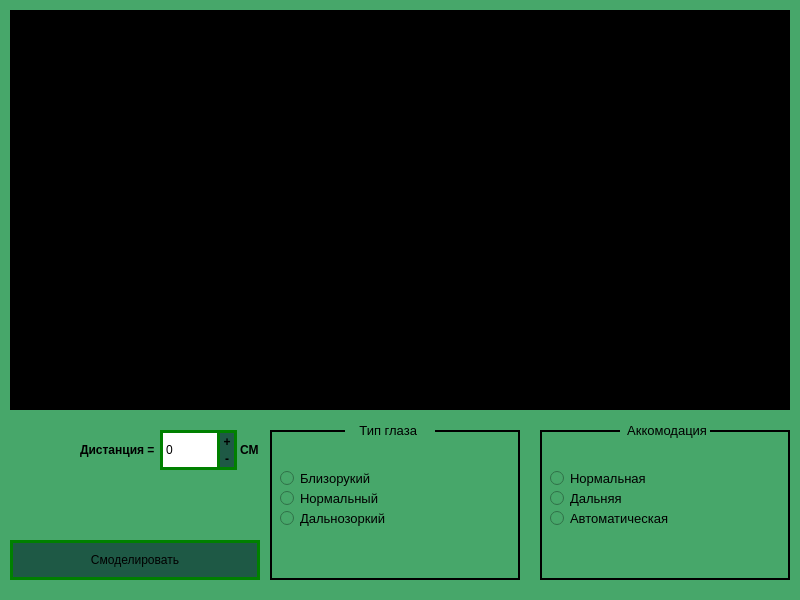
<?xml version="1.0" encoding="UTF-8"?>
<ui version="4.0">
 <class>MainWindow</class>
 <widget class="QMainWindow" name="MainWindow">
  <property name="geometry">
   <rect>
    <x>0</x>
    <y>0</y>
    <width>800</width>
    <height>600</height>
   </rect>
  </property>
  <property name="windowTitle">
   <string>Модель глаза</string>
  </property>
  <property name="styleSheet">
   <string notr="true">background-color: rgb(71, 167, 106);</string>
  </property>
  <widget class="QWidget" name="centralwidget">
   <widget class="QLabel" name="aye_field_bg">
    <property name="geometry">
     <rect>
      <x>10</x>
      <y>10</y>
      <width>780</width>
      <height>400</height>
     </rect>
    </property>
    <property name="styleSheet">
     <string notr="true">background-color: rgb(0, 0, 0);
border: 5px solid rgb(0,	128,	0);</string>
    </property>
    <property name="text">
     <string/>
    </property>
    <property name="pixmap">
     <pixmap>models/mod30.png</pixmap>
    </property>
   </widget>
   <widget class="QLabel" name="akk_bg">
    <property name="geometry">
     <rect>
      <x>540</x>
      <y>430</y>
      <width>250</width>
      <height>150</height>
     </rect>
    </property>
    <property name="styleSheet">
     <string notr="true">border:2px solid black;</string>
    </property>
    <property name="text">
     <string/>
    </property>
   </widget>
   <widget class="QLabel" name="aye_type_bg">
    <property name="geometry">
     <rect>
      <x>270</x>
      <y>430</y>
      <width>250</width>
      <height>150</height>
     </rect>
    </property>
    <property name="styleSheet">
     <string notr="true">border:2px solid black;</string>
    </property>
    <property name="text">
     <string/>
    </property>
   </widget>
   <widget class="QLabel" name="dist_val_lb">
    <property name="geometry">
     <rect>
      <x>160</x>
      <y>430</y>
      <width>60</width>
      <height>40</height>
     </rect>
    </property>
    <property name="styleSheet">
     <string notr="true">background-color: rgb(255, 255, 255);
border: 3px solid;
border-color: rgb(0, 128, 0);
border-right-color: rgb(255, 255, 255);</string>
    </property>
    <property name="text">
     <string>0</string>
    </property>
   </widget>
   <widget class="QPushButton" name="model_btn">
    <property name="geometry">
     <rect>
      <x>10</x>
      <y>540</y>
      <width>250</width>
      <height>40</height>
     </rect>
    </property>
    <property name="styleSheet">
     <string notr="true">QPushButton{
	background-color: rgb(30, 89, 69);
	border: 3px solid;
	border-color: rgb(0, 128, 0);
	}

QPushButton:hover{background-color: rgb(127, 255, 0);	}
</string>
    </property>
    <property name="text">
     <string>Смоделировать</string>
    </property>
   </widget>
   <widget class="QPushButton" name="pushButton_plus">
    <property name="geometry">
     <rect>
      <x>217</x>
      <y>430</y>
      <width>20</width>
      <height>20</height>
     </rect>
    </property>
    <property name="font">
     <font>
      <weight>75</weight>
      <bold>true</bold>
     </font>
    </property>
    <property name="styleSheet">
     <string notr="true">QPushButton{
	background-color: rgb(30, 89, 69);
	border: 3px solid;
	border-bottom: 2px;
	border-color: rgb(0, 128, 0);
	}

QPushButton:hover{background-color: rgb(127, 255, 0);}</string>
    </property>
    <property name="text">
     <string>+</string>
    </property>
   </widget>
   <widget class="QPushButton" name="pushButton_minus">
    <property name="geometry">
     <rect>
      <x>217</x>
      <y>450</y>
      <width>20</width>
      <height>20</height>
     </rect>
    </property>
    <property name="font">
     <font>
      <weight>75</weight>
      <bold>true</bold>
     </font>
    </property>
    <property name="styleSheet">
     <string notr="true">QPushButton{
	background-color: rgb(30, 89, 69);
	border: 3px solid;
	border-top: 2px;
	border-color: rgb(0, 128, 0);
	}

QPushButton:hover{background-color: rgb(127, 255, 0);}</string>
    </property>
    <property name="text">
     <string>-</string>
    </property>
   </widget>
   <widget class="QLabel" name="dist_lb">
    <property name="geometry">
     <rect>
      <x>80</x>
      <y>440</y>
      <width>80</width>
      <height>20</height>
     </rect>
    </property>
    <property name="font">
     <font>
      <weight>75</weight>
      <bold>true</bold>
     </font>
    </property>
    <property name="text">
     <string>Дистанция = </string>
    </property>
   </widget>
   <widget class="QLabel" name="sm_lb">
    <property name="geometry">
     <rect>
      <x>240</x>
      <y>442</y>
      <width>20</width>
      <height>15</height>
     </rect>
    </property>
    <property name="font">
     <font>
      <weight>75</weight>
      <bold>true</bold>
     </font>
    </property>
    <property name="text">
     <string>СМ</string>
    </property>
   </widget>
   <widget class="QLabel" name="type_lb">
    <property name="geometry">
     <rect>
      <x>345</x>
      <y>420</y>
      <width>90</width>
      <height>20</height>
     </rect>
    </property>
    <property name="font">
     <font>
      <pointsize>10</pointsize>
     </font>
    </property>
    <property name="text">
     <string>    Тип глаза</string>
    </property>
   </widget>
   <widget class="QLabel" name="akk_lb">
    <property name="geometry">
     <rect>
      <x>620</x>
      <y>420</y>
      <width>90</width>
      <height>20</height>
     </rect>
    </property>
    <property name="font">
     <font>
      <pointsize>10</pointsize>
     </font>
    </property>
    <property name="text">
     <string>  Аккомодация</string>
    </property>
   </widget>
   <widget class="QRadioButton" name="bliz_rbtn">
    <property name="geometry">
     <rect>
      <x>280</x>
      <y>470</y>
      <width>221</width>
      <height>17</height>
     </rect>
    </property>
    <property name="font">
     <font>
      <pointsize>10</pointsize>
     </font>
    </property>
    <property name="text">
     <string>Близорукий</string>
    </property>
   </widget>
   <widget class="QRadioButton" name="norm_rbtn">
    <property name="geometry">
     <rect>
      <x>280</x>
      <y>490</y>
      <width>221</width>
      <height>17</height>
     </rect>
    </property>
    <property name="font">
     <font>
      <pointsize>10</pointsize>
     </font>
    </property>
    <property name="text">
     <string>Нормальный</string>
    </property>
   </widget>
   <widget class="QRadioButton" name="far_rbtn">
    <property name="geometry">
     <rect>
      <x>280</x>
      <y>510</y>
      <width>221</width>
      <height>17</height>
     </rect>
    </property>
    <property name="font">
     <font>
      <pointsize>10</pointsize>
     </font>
    </property>
    <property name="text">
     <string>Дальнозоркий</string>
    </property>
   </widget>
   <widget class="QRadioButton" name="norm_akk_rbtn">
    <property name="geometry">
     <rect>
      <x>550</x>
      <y>470</y>
      <width>221</width>
      <height>17</height>
     </rect>
    </property>
    <property name="font">
     <font>
      <pointsize>10</pointsize>
     </font>
    </property>
    <property name="text">
     <string>Нормальная</string>
    </property>
   </widget>
   <widget class="QRadioButton" name="far_akk_rbtn">
    <property name="geometry">
     <rect>
      <x>550</x>
      <y>490</y>
      <width>221</width>
      <height>17</height>
     </rect>
    </property>
    <property name="font">
     <font>
      <pointsize>10</pointsize>
     </font>
    </property>
    <property name="text">
     <string>Дальняя</string>
    </property>
   </widget>
   <widget class="QRadioButton" name="aut_akk_rbtn">
    <property name="geometry">
     <rect>
      <x>550</x>
      <y>510</y>
      <width>221</width>
      <height>17</height>
     </rect>
    </property>
    <property name="font">
     <font>
      <pointsize>10</pointsize>
     </font>
    </property>
    <property name="text">
     <string>Автоматическая</string>
    </property>
   </widget>
  </widget>
 </widget>
 <resources/>
 <connections/>
</ui>
